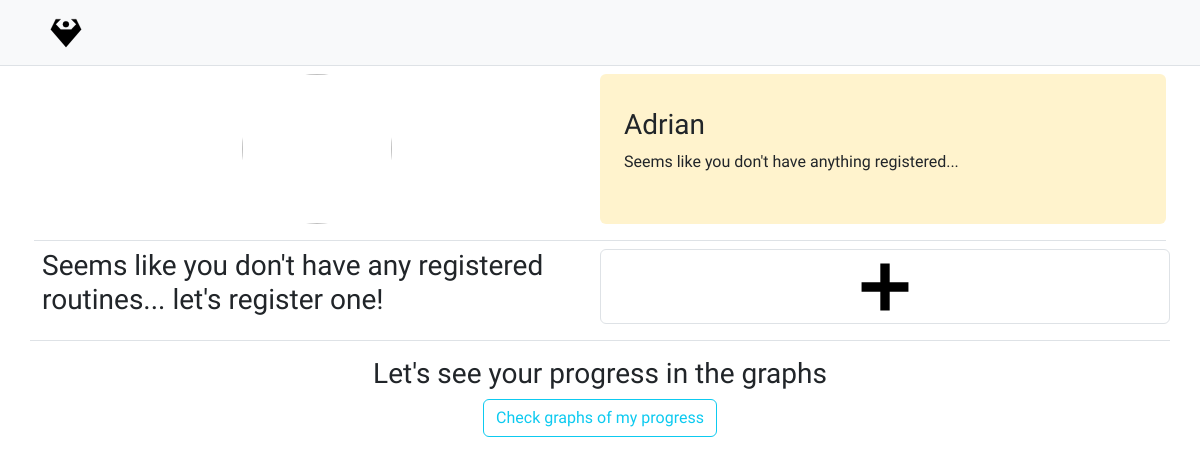
The app's page / (signed in), older data.
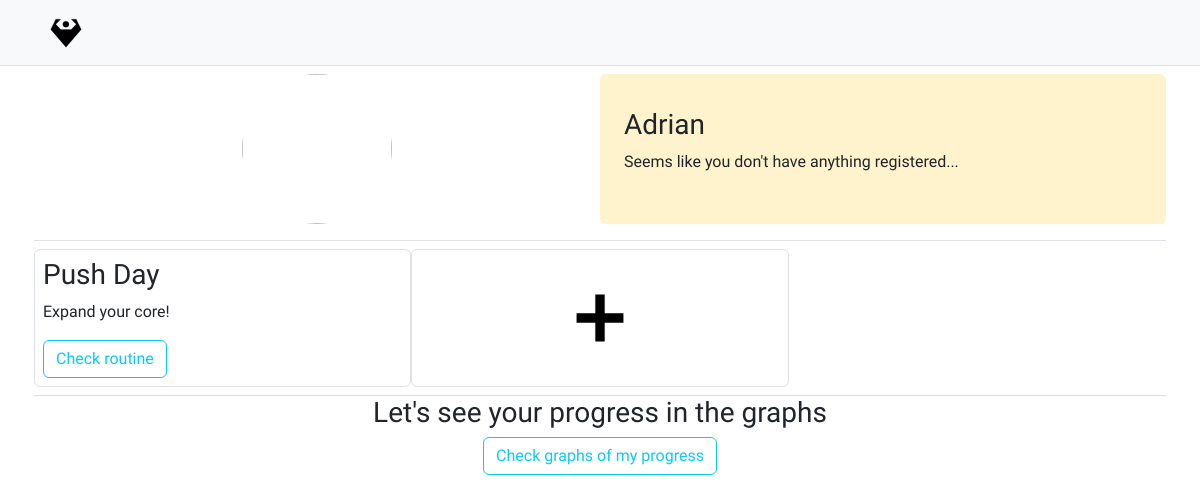
The same page, newer data.
### tables this page shows
CREATE TABLE users (
id INTEGER PRIMARY KEY AUTOINCREMENT NOT NULL,
username TEXT NOT NULL,
name TEXT NOT NULL,
hash TEXT NOT NULL,
pfp TEXT);

CREATE TABLE routines (
id INTEGER NOT NULL,
name TEXT NOT NULL,
description TEXT NOT NULL,
FOREIGN KEY (id) REFERENCES ids(routine_id));

### app.py (the view)
@app.route("/")
@login_required
def homepage():
    prs = db.execute("SELECT exercise, weight FROM prs WHERE user_id = ?", session['user_id'])
    goals = db.execute("SELECT exercise, weight FROM goals WHERE user_id = ?", session['user_id'])
    progress = []
    i = 0
    for goal in goals:
        weight = prs[i]['weight']
        progress.append({'exercise':goal['exercise'], 'diff': goal['weight'] - weight['weight']})
        i += 1
    routines = db.execute('SELECT routines.name, routines.description, routines.id FROM routines INNER JOIN ids ON routines.id = ids.routine_id WHERE ids.user_id = ?', session['user_id'])
    user = get_user_data()
    return render_template("homepage.html", progress=progress, routines=routines, picture=user['picture'], user=user['name'])

### app.py (called while the page is built)
def get_user_data():
    user = dict()
    pfp = db.execute('SELECT pfp FROM users WHERE id = ?', session['user_id'])[0]['pfp']
    if pfp == 'NULL':
        user['picture'] = None
    else:
        user['picture'] = UPLOAD_FOLDER + '/' + pfp
    user['name'] = db.execute("SELECT name FROM users WHERE id = ?", session['user_id'])[0]
    return user

### login.py (called while the page is built)
def login_required(f):
    @wraps(f)
    def decorated_function(*args, **kwargs):
        if session.get("user_id") is None:
            return redirect("/login")
        return f(*args, **kwargs)
    return decorated_function

### templates/homepage.html (shortened to what this page needs)
{% extends 'layout.html'%}
{% block main %}
<section class="container">
    <div class="row row-cols-1 row-cols-md-2 g-3 border-bottom pb-3 mb-2">
        <div class="col text-center">
            <a href="/settings">
                {% if picture == None %}
                <img src="/static/images/default-pfp.svg" alt="" class="profile-pic">
                {% else %}
                <img src="{{ picture }}" alt="" class="profile-pic rounded-circle">
                {% endif %}
            </a>
        </div>
        <div class="col bg-warning-subtle rounded py-2 ps-4 d-flex flex-column justify-content-center">
            <h3>{{ user.name }}</h3>
            {% if progress %}
            {% for stuff in progress %}
                <div class="row row-cols-2">
                    <div>
                        <h3>{{ stuff.exercise }}</h3>
                    </div>
                    <div>
                        <p>{{ stuff.diff }}</p>
                    </div>
                </div>
            {% endfor %}
            {% else %}
            <p>Seems like you don't have anything registered...</p>
            {% endif %}
        </div>
    </div>
</section>
<section class="container">
    {% if not routines %}
        <div class="border-bottom mb-3 pb-3 row row-cols-1 row-cols-md-2">
            <div class="col">
                <h3>Seems like you don't have any registered routines... let's register one!</h3>
            </div>
            <div class="col d-flex justify-content-center align-items-center border rounded">
                <a href="/routine">
                    <img src="/static/images/plus-sign.svg" alt="" class="sign">
                </a>
            </div>
        </div>
    {% else %}
        <div class="row row-cols-1 row-cols-sm-2 row-cols-md-3 g-3 border-bottom pb-2">
            {% for routine in routines %}
            <div class="col border rounded">
                <h3 class="mt-2">{{ routine.name }}</h3>
                <p class="mt-2">{{ routine.description }}</p>
                <form action="/routine-check" method="post">
                    <button class="btn btn-outline-info mb-2">Check routine</button>
                </form>
            </div>
            {% endfor %}
            <div class="col border rounded d-flex justify-content-center align-items-center">
                <img src="/static/images/plus-sign.svg" alt="" class="sign">
            </div>
        </div>
    {% endif %}
</section>
<section class="container text-center">
    <h3>Let's see your progress in the graphs</h3>
     <a href="/graphs" class="btn btn-outline-info">Check graphs of my progress</a>
</section>
{% endblock %}

### templates/layout.html (shortened to what this page needs)
<!DOCTYPE html>
<html lang="en">
<head>
    <link href="https://cdn.jsdelivr.net/npm/bootstrap@5.3.3/dist/css/bootstrap.min.css" rel="stylesheet">
    <link rel="stylesheet" href="/static/styles.css">
</head>
<body style="--bs-font-sans-serif: 'Libre Franklin', sans-serif !important; --bs-body-font-family: var(--bs-font-sans-serif) !important; --bs-font-monospace: 'Montserrat', monospace !important;">
    <header class="container-fluid bg-light mb-2 py-3 px-5 border-bottom">
        <div class="d-flex flex-wrap align-items-center justify-content-start-md justify-content-between">
            {% if session['user_id'] %}
            <a href="/">
                <img src="/static/images/dibujo.svg" alt="" class="logo">
            </a>
            {% endif %}
        </div>
    </header>
    <main>
        {% block main%}{% endblock %}
    </main>
</body>
</html>

### static/styles.css (style rules this page uses)
.logo { height: 33.19px; width: 36px; }
.profile-pic { height: 150px; width: 150px; }
.sign { height: 50px; width: 50px; }

Row changes from the older to the newer data that the page shows:
now on this page (row edited): routines: name "Push Day", description "Expand your core!"
Text that changed along with them:
text no longer shown: "Seems like you don't have any registered routines... let's register one!"
